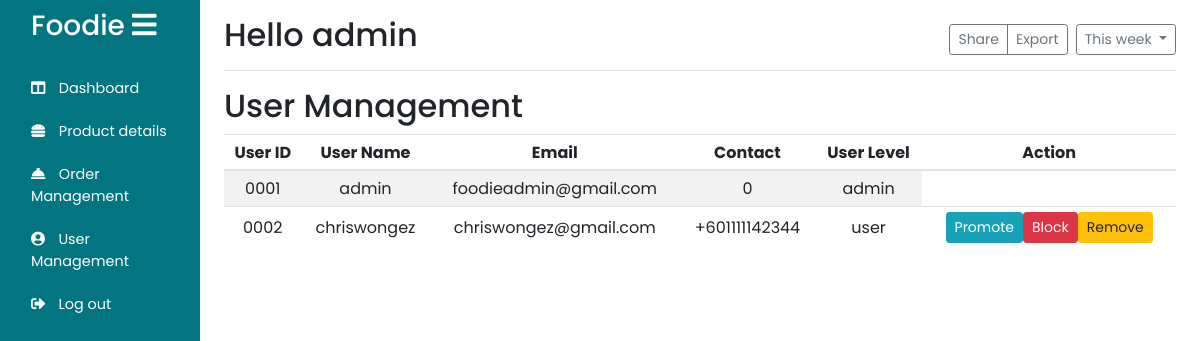
The app's page /Admin/user.php (signed in) with its own data.
### tables this page shows
CREATE TABLE `users` (
  `userID` int(4) UNSIGNED ZEROFILL NOT NULL,
  `username` varchar(255) NOT NULL,
  `userpass` varchar(255) NOT NULL,
  `userlevel` varchar(255) NOT NULL,
  `usercontact` varchar(255) DEFAULT NULL,
  `useremail` varchar(255) NOT NULL,
  `isBlock` tinyint(1) NOT NULL DEFAULT 0,
  `userfirst` varchar(255) DEFAULT NULL,
  `userlast` varchar(255) DEFAULT NULL,
  `userAdd` varchar(255) NOT NULL,
  `userCity` varchar(255) NOT NULL,
  `userState` varchar(255) NOT NULL,
  `userZip` int(6) NOT NULL
);

### Admin/user.php (the view, shortened to what this page needs)
<head>
</head>
<?php
include_once("./templates/top.php");
include("../php/dbconnect.php");
?>
<div class="container-fluid">
    <div class="row">
        <?php include("./Adminnavbar.php")
        ?>
        <div class="row">
            <div class="col-10">
                <h2>User Management</h2>
            </div>
        </div>
        <div class="table-responsive">
            <table class="table table-striped table-sm">
                <thead>
                    <tr>
                        <th class="text-center">User ID</th>
                        <th class="text-center">User Name</th>
                        <th class="text-center">Email</th>
                        <th class="text-center">Contact</th>
                        <th class="text-center">User Level</th>
                        <th class="text-center">Action</th>
                    </tr>
                </thead>
                <tbody id="customer_list">
                    <form method="post">
                        <?php
                        $query = ("SELECT * FROM `users` ");
                        $result = mysqli_query($con, $query);
                        while ($row = mysqli_fetch_assoc($result)) {
                            if ($row['isBlock'] == 0) {
                                echo "<tr>";
                            } else if ($row['isBlock'] == 1) {
                                echo "<tr style='background-color:red'>";
                            }
                            echo "<td class='align-middle text-center'>" . $row['userID'] . "</td>
                        <td class='align-middle text-center'>" . $row['username'] . "</td>
                        <td class='align-middle text-center'>" . $row['useremail'] . "</td>
                        <td class='align-middle text-center'>" . $row['usercontact'] . "</td>
						<td class='align-middle text-center'>" . $row['userlevel'] . "</td>";
                            if ($row['userID'] != 1) {
                                echo "<td class='align-middle text-center'>";
                                if ($row['userlevel'] == "user" && $row['isBlock'] == 0)
                                    echo "<button value='" . $row['userID'] . "' type='submit' name='promote' class='btn btn-sm btn-info'>Promote</button>";
                                else if ($row['userlevel'] == "admin" && $row['isBlock'] == 0)
                                    echo "<button value='" . $row['userID'] . "' type='submit' name='demote' class='btn btn-sm btn-info'>Demote</button>";
                                if ($row['isBlock'] == 0) {
                                    echo "<button value='" . $row['userID'] . "' type='submit' name='block' class='btn btn-sm btn-danger'>Block</button>";
                                } else if ($row['isBlock'] == 1) {
                                    echo "<button value='" . $row['userID'] . "' type='submit' name='unblock' class='btn btn-sm btn-danger'>Unblock</button>";
                                }
                                echo "<button class='btn btn-sm btn-warning'>Remove</button>
							</td>";
                            }
                            echo "</tr>";
                        }
                        ?>
                    </form>
                </tbody>
            </table>
        </div>
        </main>
    </div>
</div>

### Admin/Adminnavbar.php (style rules this page uses)
:root { --main-color: #027581; --color-dark: #1d2231; --text-grey: #8390a2; }
* { font-family: "poppins", sans-serif; margin: 0; padding: 0; text-decoration: none; list-style-type: none; box-sizing: border-box; }

### records on screen
users: userID "0001", username "admin", useremail "foodieadmin@gmail.com", usercontact "0", userlevel "admin"
users: userID "0002", username "chriswongez", useremail "chriswongez@gmail.com", usercontact "+601111142344", userlevel "user"

### other values on screen
$_SESSION["username"] "admin"
